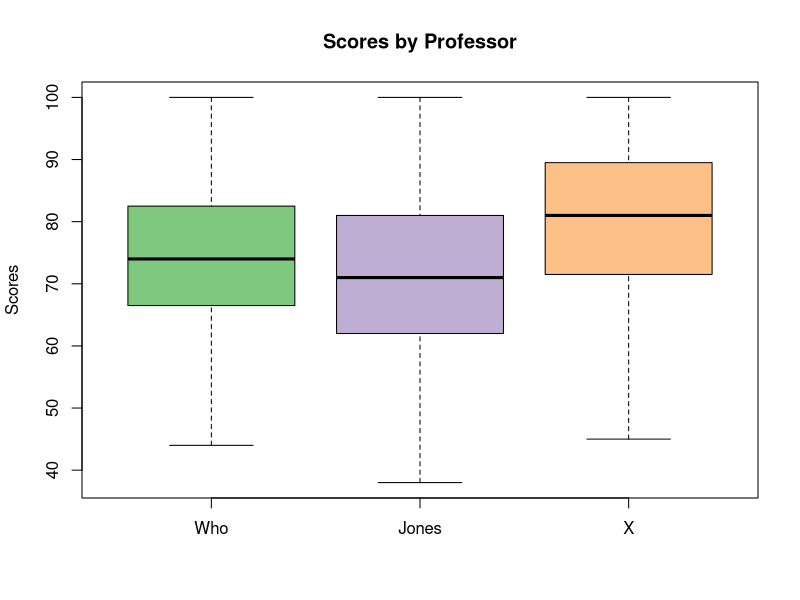

The R script that drew this image: (Note: this script raises an error after producing the figure.)
#Loading libraries
library(readxl)
library(RColorBrewer)

#Loading data
scores <- read_xlsx("./Assign3/Assign3Data.xlsx", sheet = "Midterm Scores")

#1.a
##SBS Boxplots
scores_boxplots <- boxplot(scores,main = "Scores by Professor",ylab = "Scores",
                           col = brewer.pal(3,"Accent"))

#1.b
##No coding required

#1.c
##Sample variances
scores_who_var <- 
  round(var(scores$Who), 3) # Prof Who
scores_jones_var <- 
  round(var(scores$Jones), 3) # Prof Jones
scores_x_var <- 
  round(var(scores$X), 3) # Prof X

##Pooled variance
scores_pvar <- round(mean(c(
  scores_who_var,
  scores_jones_var,
  scores_x_var)), 2)

#1.d
##No coding required

#1.e
##Converting to long format
scores_long <- gather(
  scores, Professors, Scores)

##1 way ANOVA
scores_anova <- oneway.test(
  scores_long$Scores~scores_long$Professors, 
  scores, 
  var.equal = TRUE)

##Critical value
scores_cv <- round(qf(
  0.05, 
  scores_anova$parameter[1], 
  scores_anova$parameter[2], 
  lower.tail = FALSE), 3)

##Validating test
round(scores_anova$statistic,3) > scores_cv

#1.f




#1.g




